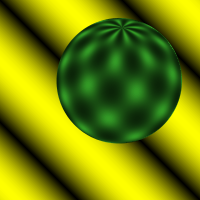
%> input picture Assignment 3/sphere1.ppm, 200 x 200 px; the run also reads 2 pictures not shown here
$ octave lucas_kanade_demo.m   (GNU Octave 9; MATLAB toolbox functions it lacks are replaced by stand-ins)
%> lines starting %> are read from the running program, lines starting %| are printed output that depends on the picture
### Assignment 3/lucas_kanade.m
function [x,y,u,v] = lucas_kanade(img1, img2, window_size)
% lucas kanade optical flow estimation
%   input 2 images and window size, return xy coordinates of window centers
%   and corresponding optical flow vectors

if (sum(size(size(imread(img1)))) > 3) % weird way to check if RGB

%     read images into matrices
    imgmat = rgb2gray(imread(img1));
    imgmat2 = rgb2gray(imread(img2));
else
    imgmat = imread(img1);
    imgmat2 = imread(img2);
end

% cut images in windows of window_size, save them in cells
img_size = size(imgmat);
img1cut = divide(imgmat, window_size);
img2cut = divide(imgmat2, window_size);

% define optical flow matrices
windowsN = floor(img_size/window_size);
u = zeros(windowsN);
v = zeros(windowsN);

% set xy grid to plot flow vectors, based on window and image size
x = ceil(window_size/2):window_size:img_size(2)-1;
y = ceil(window_size/2):window_size:img_size(1)-1;

% calculate flow vectors for every window
for i = 1:windowsN(1)
    for j = 1:windowsN(2)
        window = cell2mat(img1cut(i,j));
        window2 = cell2mat(img2cut(i,j));
        V = computev(window, window2);
        u(i,j) = V(1);
        v(i,j) = V(2);
    end
end

end

% [10 lines left out: functions computev, computeA, not called in this run]

function [b] = computeb(img1, img2)
b = reshape((double(img1) - double(img2)),[], 1);
end

function [divided] = divide(img, window_size)
img_size = size(img);
window_grid = floor(img_size./window_size);
divided = cell(window_grid) ;

for i = 1:window_grid(1)
    for j = 1:window_grid(2)
        divided(i,j) = {img((i-1)*window_size+1:(i-1)*window_size+window_size,(j-1)*window_size+1:(j-1)*window_size+window_size)};
    end
end
end

### Assignment 3/lucas_kanade_demo.m
%% sphere
[x,y,u,v] = lucas_kanade("sphere1.ppm", "sphere2.ppm", 15);
%> in lucas_kanade, `imgmat2 = rgb2gray(imread(img2));`:
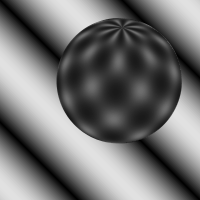
%> imgmat2: size 200x200 uint8; min 0, max 225, mean 114.4; mean of the top-left, top-right, bottom-left and bottom-right quarters 123.6, 80.3, 130.4, 123.2
%> after the loop in divide, `for i = 1:window_grid(1)`: divided = 169 items
%> x = [8 23 38 53 68 83 98 113 128 143 158 173 188]; y = [8 23 38 53 68 83 98 113 128 143 158 173 188]
figure(1);
sphere1 = imread("sphere1.ppm");
%> sphere1 is the input picture: size 200x200x3 uint8; mean R, G, B 117.1, 134, 5.8
imshow(sphere1)
hold on
quiver(x,y,u,v, 'color', [1 0 0])
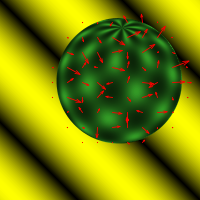
%> figure redrawn from the program's plot data
hold off

mkdir 'lucas_kanade';
saveas(gcf, 'lucas_kanade/sphere.png');

%% synth
[x,y,u,v] = lucas_kanade("synth1.pgm", "synth2.pgm", 15);
%> call 2 of lucas_kanade, with img1 = 'synth1.pgm', img2 = 'synth2.pgm', window_size = 15
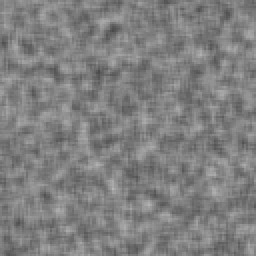
%> input picture Assignment 3/synth1.pgm, 128 x 128 px (shown 2 times larger)
%> in lucas_kanade, imgmat is the input picture: size 128x128 uint8; min 74, max 183, mean 127.6
%> in lucas_kanade (call 2), `img1cut = divide(imgmat, window_size);`: img1cut = 64 items
%> after the loop in lucas_kanade (call 2), `for i = 1:windowsN(1)`: u = [-0.00217 6.88e-05 0.00111 0.000357 0.0016 -0.00261 -0.00105 3.96e-05; -0.00289 -0.00168 -0.000996 0.000598 0.00123 1.07e-05 0.000958 0.00263; -0.000721 0.000984 -0.00415 0.00244 -0.000194 0.000969 -0.00046 0.000457; -0.0048 0.00188 -0.00394 -0.000401 -0.000668 -0.00123 0.00221 -0.000606; -0.00146 -0.00334 -0.0187 -0.00457 -0.00167 -0.00178 -0.000584 -0.0024; -0.00433 -0.00809 -0.00299 -0.000932 0.000106 -0.00472 -1.63e-05 -0.00466; 0.00161 -0.0124 -0.0058 -0.00521 -0.00538 -0.00401 -0.0022 -0.00759; -0.00913 0.00184 -0.00537 -0.00131 -0.00788 -0.00973 -0.00693 0.00022]; v = [0.00114 0.00557 -0.00319 0.0085 -0.000196 -0.000637 -0.000326 0.00506; 0.00367 0.00146 0.00655 0.0019 0.00666 -0.00799 0.00507 0.0101; 0.00516 0.00912 0.00365 0.00165 -0.000378 0.0106 0.00378 0.0119; 0.00285 0.0053 -0.00135 0.0102 0.00186 0.000438 0.00272 0.0152; 0.000989 7.92e-05 0.00144 -0.00141 0.00245 0.00363 0.0136 0.0117; 0.011 0.00301 0.00245 0.00965 0.0045 2.11e-05 0.0103 0.0191; 0.000756 0.00501 -0.00209 0.0104 0.00995 0.0103 0.00655 0.00397; -0.00222 0.00905 0.00352 0.000522 0.00158 0.0069 0.000284 0.00374]
%> x = [8 23 38 53 68 83 98 113]; y = [8 23 38 53 68 83 98 113]
figure(2);
synth1 = imread("synth1.pgm");
imshow(synth1)
hold on
quiver(x,y,u,v, 'color', [1 0 0])
%> figure, not shown here; shown 3 times larger
hold off

mkdir 'lucas_kanade';
saveas(gcf, 'lucas_kanade/synth.png');

%%
[x,y,u,v] = lucas_kanade('pingpong./0000.jpeg', 'pingpong/0001.jpeg', 16);
%> call 3 of lucas_kanade, with img1 = 'pingpong./0000.jpeg', img2 = 'pingpong/0001.jpeg', window_size = 16
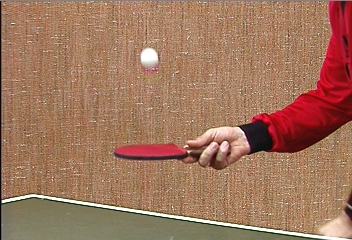
%> input picture Assignment 3/pingpong/0000.jpeg, 352 x 240 px
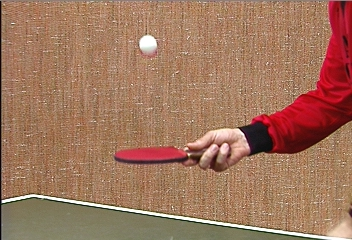
%> input picture Assignment 3/pingpong/0001.jpeg, 352 x 240 px
%> in lucas_kanade (call 3), `imgmat2 = rgb2gray(imread(img2));`:
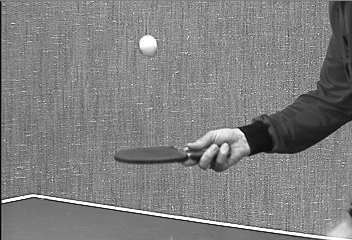
%> imgmat2: size 240x352 uint8; min 1, max 255, mean 127.5
%> in lucas_kanade (call 3), `img1cut = divide(imgmat, window_size);`: img1cut = 330 items
%> x = 22 values from 8 to 344; y = [8 24 40 56 72 88 104 120 136 152 168 184 200 216 232]
figure(1);
sphere1 = imread('pingpong/0000.jpeg');
%> sphere1 is the input picture: size 240x352x3 uint8; mean R, G, B 160.4, 117.6, 93.3
subplot(1,2,1);
imshow(sphere1);
hold on
quiver(x,y,u,v, 'color', [1 0 0])
hold off
subplot(1,2,2);
imshow(imread('pingpong0001.jpeg'));
%> (this line was passed over: imshow is not available in this run)
hold on
quiver(x,y,u,v, 'color', [1 0 0])
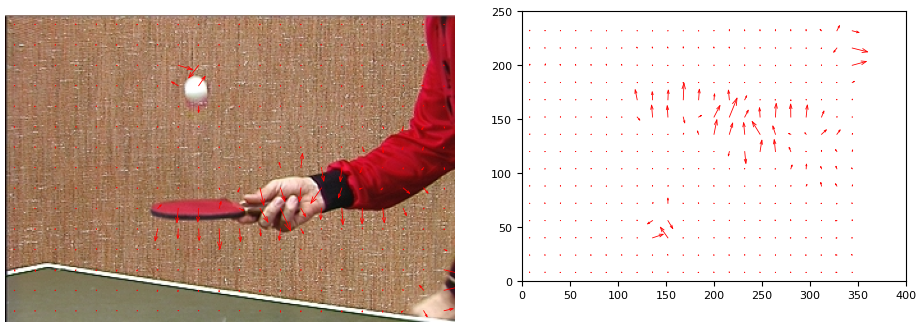
%> figure redrawn from the program's plot data, 2 panels
hold off


% if the quiver plots come out overlapping, rerun the script. if it keeps
% failing, comment out one of the two blocks
